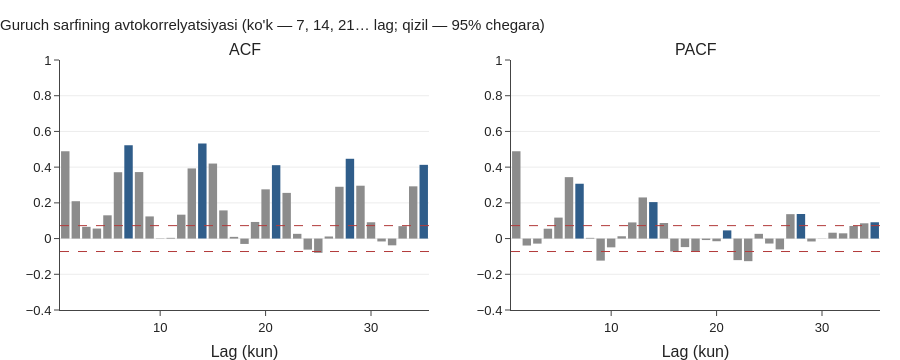

Notebook code for this chart:
### Code cell
def acf_figure(series, title, name, nlags=35):
    n = len(series)
    ci = 1.96 / np.sqrt(n)
    a, p = acf(series, nlags=nlags)[1:], pacf(series, nlags=nlags)[1:]
    lags = np.arange(1, nlags + 1)
    fig = make_subplots(rows=1, cols=2, subplot_titles=["ACF", "PACF"])
    for j, vals in enumerate([a, p], start=1):
        colors = [style.BLUE if l % 7 == 0 else style.GREY for l in lags]
        fig.add_bar(x=lags, y=vals, marker_color=colors, showlegend=False, row=1, col=j)
        for sgn in (1, -1):
            fig.add_hline(y=sgn * ci, line=dict(color=style.RED, dash="dash", width=1), row=1, col=j)
    fig.update_xaxes(title_text="Lag (kun)")
    fig.update_yaxes(range=[-0.4, 1], row=1, col=1)
    fig.update_yaxes(range=[-0.4, 1], row=1, col=2)
    fig.update_layout(title=title, height=360)
    return style.save(fig, name)

acf_figure(train["rice_kg"], "Guruch sarfining avtokorrelyatsiyasi (ko'k — 7, 14, 21… lag; qizil — 95% chegara)", "02_acf_raw")

### Figure 1 — Plotly figure (JSON) as saved in the notebook; plotly's stock layout.template omitted (floating-point values rounded to 4 significant figures)
{"data": [{"marker": {"color": ["#8c8c8c", "#8c8c8c", "#8c8c8c", "#8c8c8c", "#8c8c8c", "#8c8c8c", "#2f5d8a", "#8c8c8c", "#8c8c8c", "#8c8c8c", "#8c8c8c", "#8c8c8c", "#8c8c8c", "#2f5d8a", "#8c8c8c", "#8c8c8c", "#8c8c8c", "#8c8c8c", "#8c8c8c", "#8c8c8c", "#2f5d8a", "#8c8c8c", "#8c8c8c", "#8c8c8c", "#8c8c8c", "#8c8c8c", "#8c8c8c", "#2f5d8a", "#8c8c8c", "#8c8c8c", "#8c8c8c", "#8c8c8c", "#8c8c8c", "#8c8c8c", "#2f5d8a"]}, "showlegend": false, "type": "bar", "x": [1, 2, 3, 4, 5, 6, 7, 8, 9, 10, 11, 12, 13, 14, 15, 16, 17, 18, 19, 20, 21, 22, 23, 24, 25, 26, 27, 28, 29, 30, 31, 32, 33, 34, 35], "xaxis": "x", "y": [0.4886, 0.2092, 0.06578, 0.05607, 0.1303, 0.3715, 0.5228, 0.3724, 0.1241, 0.00165, 0.004036, 0.1338, 0.3928, 0.5319, 0.4201, 0.1578, 0.009518, -0.03007, 0.09302, 0.2757, 0.411, 0.2558, 0.02655, -0.06195, -0.07975, 0.01167, 0.2901, 0.4468, 0.296, 0.09132, -0.01614, -0.03782, 0.0696, 0.2925, 0.4129], "yaxis": "y"}, {"marker": {"color": ["#8c8c8c", "#8c8c8c", "#8c8c8c", "#8c8c8c", "#8c8c8c", "#8c8c8c", "#2f5d8a", "#8c8c8c", "#8c8c8c", "#8c8c8c", "#8c8c8c", "#8c8c8c", "#8c8c8c", "#2f5d8a", "#8c8c8c", "#8c8c8c", "#8c8c8c", "#8c8c8c", "#8c8c8c", "#8c8c8c", "#2f5d8a", "#8c8c8c", "#8c8c8c", "#8c8c8c", "#8c8c8c", "#8c8c8c", "#8c8c8c", "#2f5d8a", "#8c8c8c", "#8c8c8c", "#8c8c8c", "#8c8c8c", "#8c8c8c", "#8c8c8c", "#2f5d8a"]}, "showlegend": false, "type": "bar", "x": [1, 2, 3, 4, 5, 6, 7, 8, 9, 10, 11, 12, 13, 14, 15, 16, 17, 18, 19, 20, 21, 22, 23, 24, 25, 26, 27, 28, 29, 30, 31, 32, 33, 34, 35], "xaxis": "x2", "y": [0.4893, -0.03894, -0.02835, 0.05521, 0.1174, 0.344, 0.3071, 0.003963, -0.1235, -0.04908, 0.01292, 0.09049, 0.2303, 0.2042, 0.08739, -0.07232, -0.04774, -0.06964, -0.00826, -0.01487, 0.04584, -0.1208, -0.1266, 0.02653, -0.02784, -0.06049, 0.1367, 0.1376, -0.01621, 0.0007237, 0.03284, 0.02949, 0.07065, 0.08551, 0.09136], "yaxis": "y2"}], "layout": {"annotations": [{"font": {"size": 16}, "showarrow": false, "text": "ACF", "x": 0.225, "xanchor": "center", "xref": "paper", "y": 1, "yanchor": "bottom", "yref": "paper"}, {"font": {"size": 16}, "showarrow": false, "text": "PACF", "x": 0.775, "xanchor": "center", "xref": "paper", "y": 1, "yanchor": "bottom", "yref": "paper"}], "height": 360, "shapes": [{"line": {"color": "#b23a3a", "dash": "dash", "width": 1}, "type": "line", "x0": 0, "x1": 1, "xref": "x domain", "y0": 0.07249, "y1": 0.07249, "yref": "y"}, {"line": {"color": "#b23a3a", "dash": "dash", "width": 1}, "type": "line", "x0": 0, "x1": 1, "xref": "x domain", "y0": -0.07249, "y1": -0.07249, "yref": "y"}, {"line": {"color": "#b23a3a", "dash": "dash", "width": 1}, "type": "line", "x0": 0, "x1": 1, "xref": "x2 domain", "y0": 0.07249, "y1": 0.07249, "yref": "y2"}, {"line": {"color": "#b23a3a", "dash": "dash", "width": 1}, "type": "line", "x0": 0, "x1": 1, "xref": "x2 domain", "y0": -0.07249, "y1": -0.07249, "yref": "y2"}], "title": {"text": "Guruch sarfining avtokorrelyatsiyasi (ko'k — 7, 14, 21… lag; qizil — 95% chegara)"}, "xaxis": {"anchor": "y", "domain": [0, 0.45], "title": {"text": "Lag (kun)"}}, "xaxis2": {"anchor": "y2", "domain": [0.55, 1], "title": {"text": "Lag (kun)"}}, "yaxis": {"anchor": "x", "domain": [0, 1], "range": [-0.4, 1]}, "yaxis2": {"anchor": "x2", "domain": [0, 1], "range": [-0.4, 1]}}}
